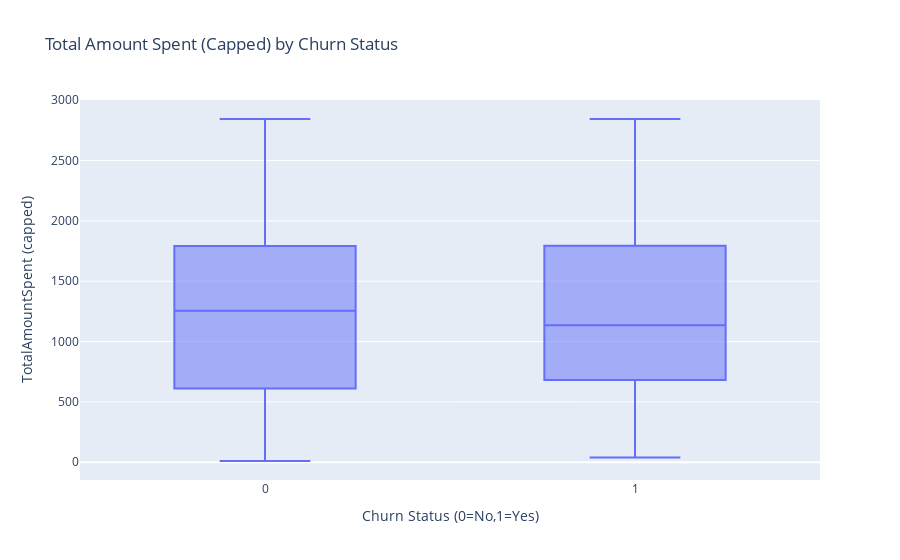

Source (notebook cell):
### Code cell
# this shows that total amount spent is not a good indicator of churn status
if 'TotalAmountSpent_Capped' in df_enc.columns and 'ChurnStatus' in df_enc.columns:
    fig = px.box(df_enc, x='ChurnStatus', y='TotalAmountSpent_Capped',
                    title='Total Amount Spent (Capped) by Churn Status',
                    labels={'ChurnStatus':'Churn Status (0=No,1=Yes)', 'TotalAmountSpent_Capped':'TotalAmountSpent (capped)'})
fig.show()

### Figure 1 — Plotly figure (JSON) as saved in the notebook; plotly's stock layout.template omitted (floating-point values rounded to 4 significant figures; data arrays with more than 128 entries replaced by an {"elided": "..."} marker saying what was removed)
{"data": [{"alignmentgroup": "True", "hovertemplate": "Churn Status (0=No,1=Yes)=%{x}<br>TotalAmountSpent (capped)=%{y}<extra></extra>", "legendgroup": "", "marker": {"color": "#636efa"}, "name": "", "notched": false, "offsetgroup": "", "orientation": "v", "showlegend": false, "type": "box", "x": {"elided": "1000 int values"}, "x0": " ", "xaxis": "x", "y": {"elided": "1000 float values"}, "y0": " ", "yaxis": "y"}], "layout": {"boxmode": "group", "legend": {"tracegroupgap": 0}, "title": {"text": "Total Amount Spent (Capped) by Churn Status"}, "xaxis": {"anchor": "y", "domain": [0, 1], "title": {"text": "Churn Status (0=No,1=Yes)"}}, "yaxis": {"anchor": "x", "domain": [0, 1], "title": {"text": "TotalAmountSpent (capped)"}}}}
